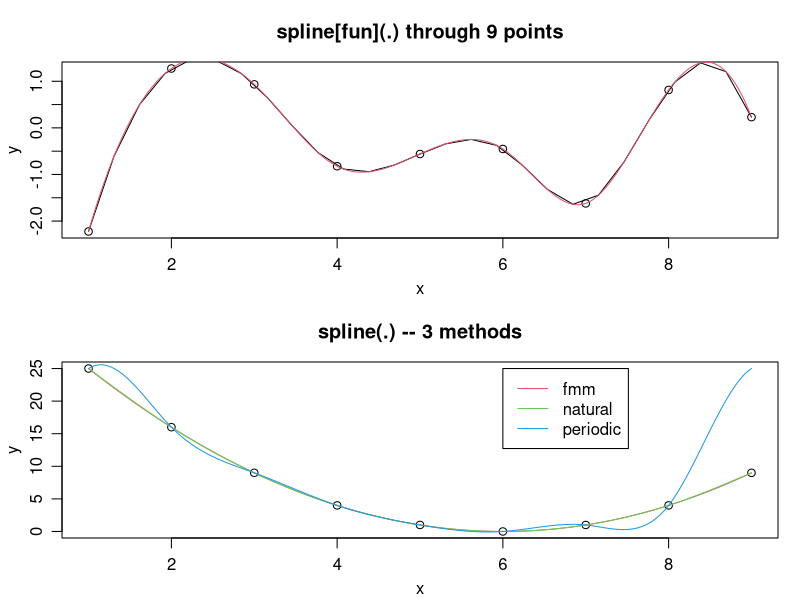
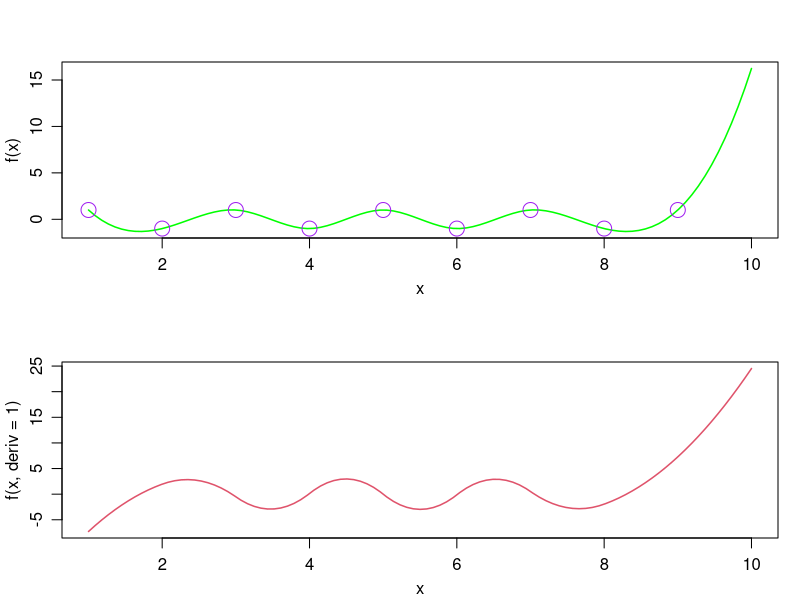
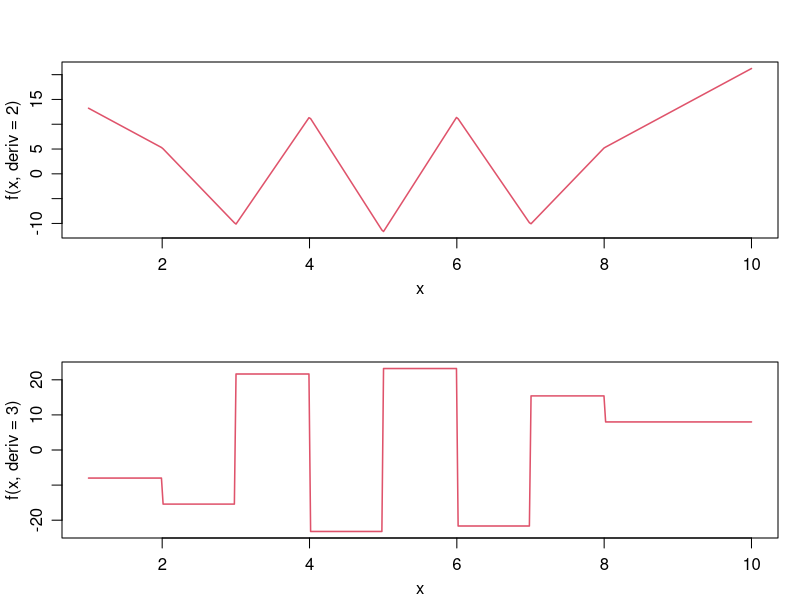
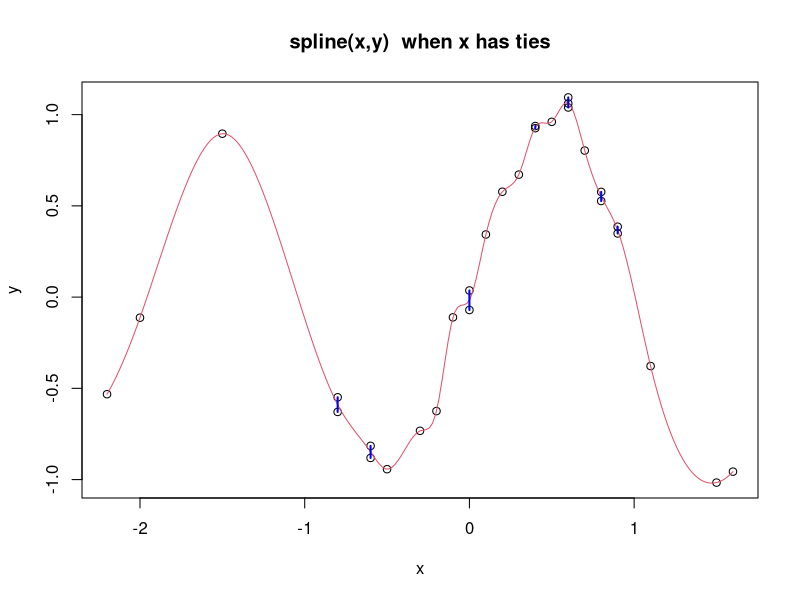
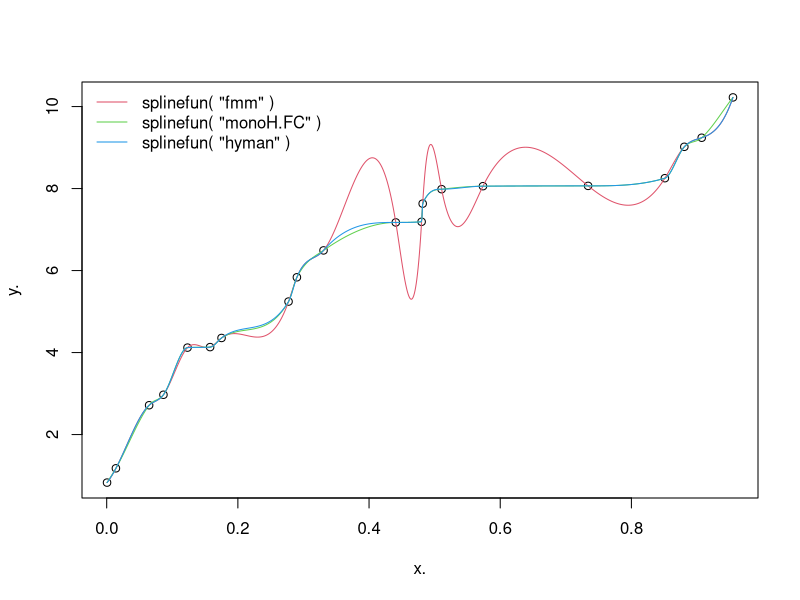
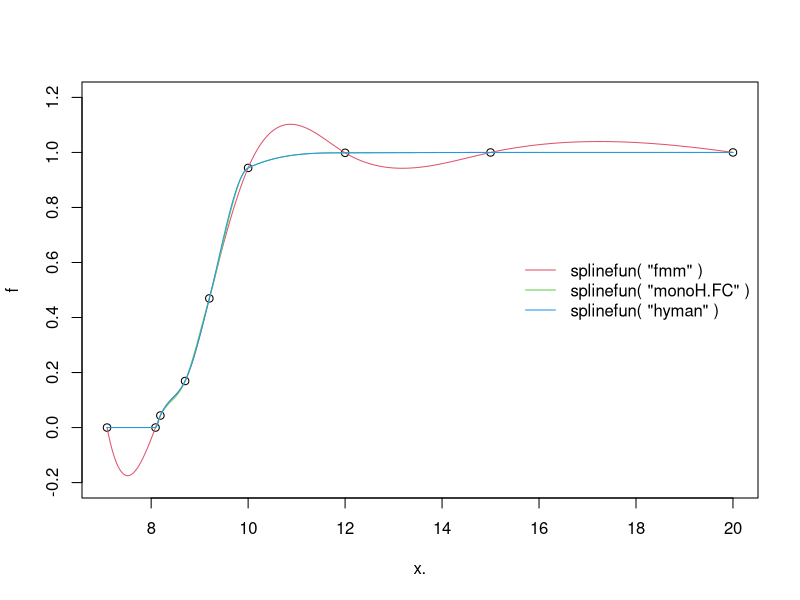
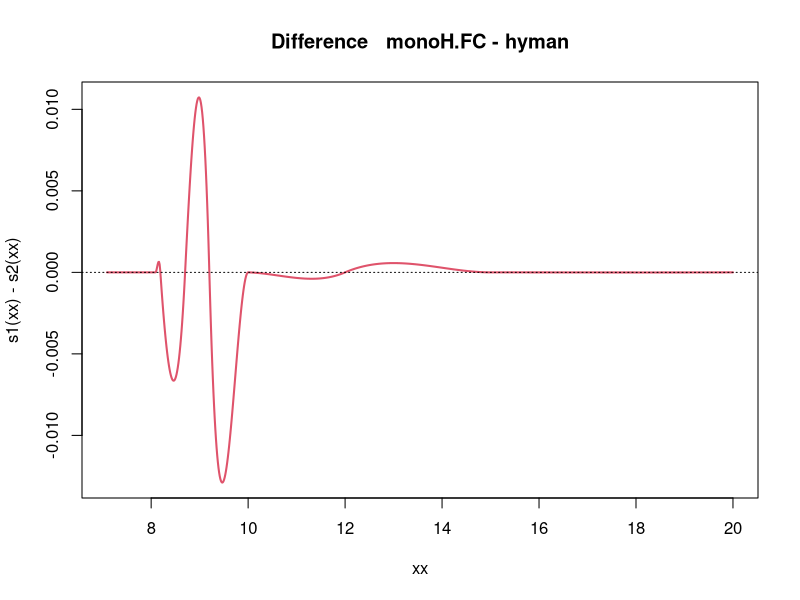
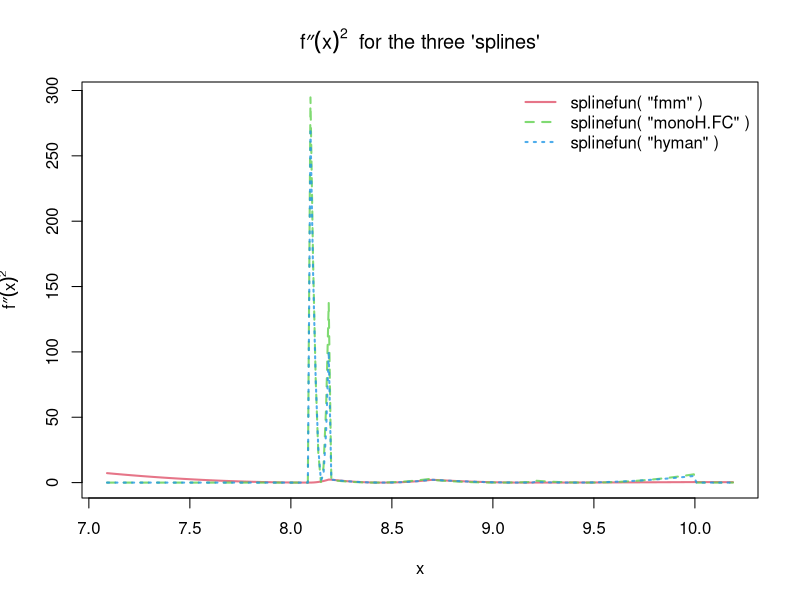

Recreate these plots in R, in order.
rm(list=ls())

require(graphics)

op <- par(mfrow = c(2,1), mgp = c(2,.8,0), mar = 0.1+c(3,3,3,1))
n <- 9
x <- 1:n
y <- rnorm(n)
plot(x, y, main = paste("spline[fun](.) through", n, "points"))
lines(spline(x, y))
lines(spline(x, y, n = 201), col = 2)

y <- (x-6)^2
plot(x, y, main = "spline(.) -- 3 methods")
lines(spline(x, y, n = 201), col = 2)
lines(spline(x, y, n = 201, method = "natural"), col = 3)
lines(spline(x, y, n = 201, method = "periodic"), col = 4)
legend(6, 25, c("fmm","natural","periodic"), col = 2:4, lty = 1)

y <- sin((x-0.5)*pi)
f <- splinefun(x, y)
ls(envir = environment(f))
splinecoef <- get("z", envir = environment(f))
curve(f(x), 1, 10, col = "green", lwd = 1.5)
points(splinecoef, col = "purple", cex = 2)
curve(f(x, deriv = 1), 1, 10, col = 2, lwd = 1.5)
curve(f(x, deriv = 2), 1, 10, col = 2, lwd = 1.5, n = 401)
curve(f(x, deriv = 3), 1, 10, col = 2, lwd = 1.5, n = 401)
par(op)

## Manual spline evaluation --- demo the coefficients :
.x <- splinecoef$x
u <- seq(3, 6, by = 0.25)
(ii <- findInterval(u, .x))
dx <- u - .x[ii]
f.u <- with(splinecoef,
            y[ii] + dx*(b[ii] + dx*(c[ii] + dx* d[ii])))
stopifnot(all.equal(f(u), f.u))

## An example with ties (non-unique  x values):
set.seed(1); x <- round(rnorm(30), 1); y <- sin(pi * x) + rnorm(30)/10
plot(x, y, main = "spline(x,y)  when x has ties")
lines(spline(x, y, n = 201), col = 2)
## visualizes the non-unique ones:
tx <- table(x); mx <- as.numeric(names(tx[tx > 1]))
ry <- matrix(unlist(tapply(y, match(x, mx), range, simplify = FALSE)),
             ncol = 2, byrow = TRUE)
segments(mx, ry[, 1], mx, ry[, 2], col = "blue", lwd = 2)

## An example of monotone interpolation
n <- 20
set.seed(11)
x. <- sort(runif(n)) ; y. <- cumsum(abs(rnorm(n)))
plot(x., y.)
curve(splinefun(x., y.)(x), add = TRUE, col = 2, n = 1001)
curve(splinefun(x., y., method = "monoH.FC")(x), add = TRUE, col = 3, n = 1001)
curve(splinefun(x., y., method = "hyman")   (x), add = TRUE, col = 4, n = 1001)
legend("topleft",
       paste0("splinefun( \"", c("fmm", "monoH.FC", "hyman"), "\" )"),
       col = 2:4, lty = 1, bty = "n")

## and one from Fritsch and Carlson (1980), Dougherty et al (1989)
x. <- c(7.09, 8.09, 8.19, 8.7, 9.2, 10, 12, 15, 20)
f <- c(0, 2.76429e-5, 4.37498e-2, 0.169183, 0.469428, 0.943740,
       0.998636, 0.999919, 0.999994)
s0 <- splinefun(x., f)
s1 <- splinefun(x., f, method = "monoH.FC")
s2 <- splinefun(x., f, method = "hyman")
plot(x., f, ylim = c(-0.2, 1.2))
curve(s0(x), add = TRUE, col = 2, n = 1001) -> m0
curve(s1(x), add = TRUE, col = 3, n = 1001)
curve(s2(x), add = TRUE, col = 4, n = 1001)
legend("right",
       paste0("splinefun( \"", c("fmm", "monoH.FC", "hyman"), "\" )"),
       col = 2:4, lty = 1, bty = "n")

## they seem identical, but are not quite:
xx <- m0$x
plot(xx, s1(xx) - s2(xx), type = "l",  col = 2, lwd = 2,
     main = "Difference   monoH.FC - hyman"); abline(h = 0, lty = 3)

x <- xx[xx < 10.2] ## full range: x <- xx .. does not show enough
ccol <- adjustcolor(2:4, 0.8)
matplot(x, cbind(s0(x, deriv = 2), s1(x, deriv = 2), s2(x, deriv = 2))^2,
        lwd = 2, col = ccol, type = "l", ylab = quote({{f*second}(x)}^2),
        main = expression({{f*second}(x)}^2 ~" for the three 'splines'"))
legend("topright",
       paste0("splinefun( \"", c("fmm", "monoH.FC", "hyman"), "\" )"),
       lwd = 2, col  =  ccol, lty = 1:3, bty = "n")
## --> "hyman" has slightly smaller  Integral f''(x)^2 dx  than "FC",
## here, and both are 'much worse' than the regular fmm spline.


